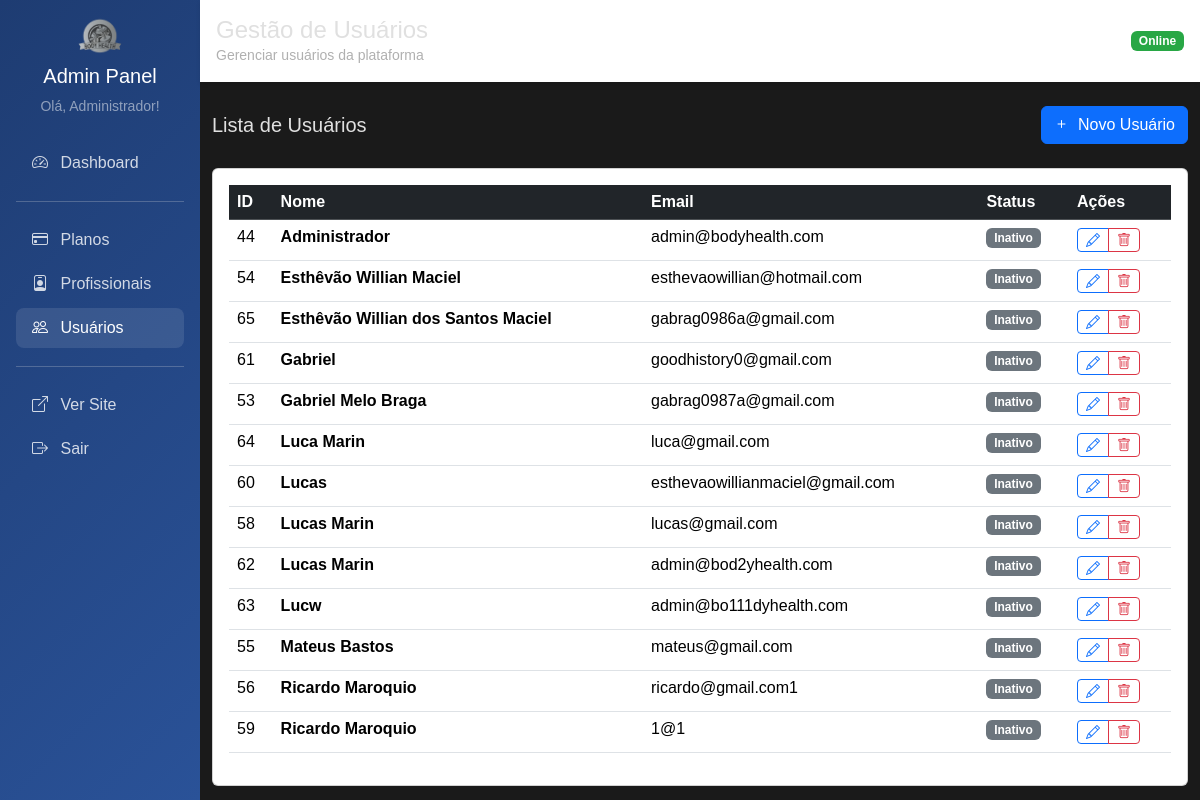
Page /admin/usuarios (signed in) on the committed database.
### tables this page shows
CREATE TABLE usuario (
    id INTEGER PRIMARY KEY AUTOINCREMENT,
    nome TEXT NOT NULL,
    email TEXT UNIQUE NOT NULL,
    senha TEXT NOT NULL,
    perfil TEXT NOT NULL DEFAULT 'cliente',
    foto TEXT,
    token_redefinicao TEXT,
    data_token TIMESTAMP,
    data_cadastro TIMESTAMP DEFAULT CURRENT_TIMESTAMP
);

### routes/register_admin_routes.py (the view)
    @app.get("/admin/usuarios")
    @requer_autenticacao(['admin'])
    async def admin_usuarios_listar(request: Request, usuario_logado: dict = Depends(obter_usuario_logado)):
        usuarios = usuario_repo.obter_todos()
        return templates.TemplateResponse("admin/usuarios/listar.html", {
            "request": request,
            "usuario": usuario_logado,
            "usuarios": usuarios
        })

### templates/admin/usuarios/listar.html (shortened to what this page needs)
{% extends "admin/base_admin.html" %}
{% block titulo %}Gestão de Usuários{% endblock %}
{% block subtitulo %}Gerenciar usuários da plataforma{% endblock %}
{% block content %}
<div class="d-flex justify-content-between align-items-center mb-4">
    <h5 class="mb-0">Lista de Usuários</h5>
    <a href="/admin/usuarios/novo" class="btn btn-primary">
        <i class="bi bi-plus me-1"></i> Novo Usuário
    </a>
</div>
<div class="card">
    <div class="card-body">
        {% if usuarios %}
        <div class="table-responsive">
            <table class="table table-hover">
                <thead class="table-dark">
                    <tr>
                        <th>ID</th>
                        <th>Nome</th>
                        <th>Email</th>
                        <th>Status</th>
                        <th>Ações</th>
                    </tr>
                </thead>
                <tbody>
                    {% for usuario in usuarios %}
                    <tr>
                        <td>{{ usuario.id }}</td>
                        <td><strong>{{ usuario.nome }}</strong></td>
                        <td>{{ usuario.email }}</td>
                        <td>
                            {% if usuario.ativo %}
                                <span class="badge bg-success">Ativo</span>
                            {% else %}
                                <span class="badge bg-secondary">Inativo</span>
                            {% endif %}
                        </td>
                        <td>
                            <div class="btn-group btn-group-sm">
                                <a href="/admin/usuarios/editar/{{ usuario.id }}" class="btn btn-outline-primary">
                                    <i class="bi bi-pencil"></i>
                                </a>
                                <button type="button" class="btn btn-outline-danger"
                                    onclick="confirmarExclusao({{ usuario.id }}, '{{ usuario.nome }}')">
                                    <i class="bi bi-trash"></i>
                                </button>
                            </div>
                        </td>
                    </tr>
                    {% endfor %}
                </tbody>
            </table>
        </div>
        {% endif %}
    </div>
</div>
<div class="position-fixed top-0 end-0 p-3" style="z-index: 1055">
</div>
{% endblock %}

### templates/admin/base_admin.html (shortened to what this page needs)
<html lang="pt-BR">
<head>
    <link href="https://cdn.jsdelivr.net/npm/bootstrap@5.3.3/dist/css/bootstrap.min.css" rel="stylesheet">
    <link href="https://cdn.jsdelivr.net/npm/bootstrap-icons@1.10.5/font/bootstrap-icons.css" rel="stylesheet">
    <link rel="stylesheet" href="/static/css/styles.css">
</head>
<body>
    <div class="container-fluid p-0">
        <div class="row g-0">
            <div class="col-md-3 col-lg-2">
                <div class="admin-sidebar p-3">
                    <div class="text-center mb-4">
                        <img src="/static/img/logo.png" height="40" alt="Body Health">
                        <h5 class="text-white mt-2">Admin Panel</h5>
                        <small class="text-white-50">Olá, {{ usuario.nome }}!</small>
                    </div>
                    <nav class="nav flex-column">
                        <a class="nav-link {% if request.url.path == '/admin' %}active{% endif %}" href="/admin">
                            <i class="bi bi-speedometer2 me-2"></i> Dashboard
                        </a>
                        <hr class="bg-white-50">
                        <a class="nav-link {% if '/admin/planos' in request.url.path %}active{% endif %}" href="/admin/planos">
                            <i class="bi bi-credit-card me-2"></i> Planos
                        </a>
                        <a class="nav-link {% if '/admin/profissionais' in request.url.path %}active{% endif %}" href="/admin/profissionais">
                            <i class="bi bi-person-badge me-2"></i> Profissionais
                        </a>
                        <a class="nav-link {% if '/admin/usuarios' in request.url.path %}active{% endif %}" href="/admin/usuarios">
                            <i class="bi bi-people me-2"></i> Usuários
                        </a>
                        <hr class="bg-white-50">
                        <a class="nav-link" href="/" target="_blank">
                            <i class="bi bi-box-arrow-up-right me-2"></i> Ver Site
                        </a>
                        <a class="nav-link" href="/logout">
                            <i class="bi bi-box-arrow-right me-2"></i> Sair
                        </a>
                    </nav>
                </div>
            </div>
            <div class="col-md-9 col-lg-10">
                <div class="admin-header p-3 mb-4">
                    <div class="d-flex justify-content-between align-items-center">
                        <div>
                            <h4 class="mb-0">{% block titulo %}Painel Administrativo{% endblock %}</h4>
                            <small class="text-muted">{% block subtitulo %}Body Health Admin{% endblock %}</small>
                        </div>
                        <div>
                            <span class="badge bg-success">Online</span>
                        </div>
                    </div>
                </div>
                <div class="container-fluid">
                    {% block content %}{% endblock %}
                </div>
            </div>
        </div>
    </div>
</body>
</html>

### static/css/styles.css (style rules this page uses)
:root { --dark-bg: #1a1a1a; --dark-card-bg: #2b2b2b; --dark-text-color: #e0e0e0; --dark-muted-text: #b0b0b0; --dark-border-color: #444444; --dark-shadow-color: rgba(0, 0, 0, 0.5); --highlight-yellow: #ffc107; --highlight-green: #28a745; --highlight-red: #dc3545; --light-banner-bg-start: #ffffff; --light-banner-bg-end: #eaeaea; --light-banner-text: #000000; }
body { background-color: var(--dark-bg); color: var(--dark-text-color); font-family: Arial, sans-serif; padding-top: 0px; }
.text-muted { color: var(--dark-muted-text) !important; }
.badge.bg-success { background-color: var(--highlight-green) !important; }

### templates/admin/base_admin.html (style rules this page uses)
.admin-sidebar { min-height: 100vh; background: linear-gradient(135deg, #1e3c72 0%, #2a5298 100%); }
.admin-sidebar .nav-link { color: rgba(255, 255, 255, 0.8); border-radius: 8px; margin: 2px 0; }
.admin-sidebar .nav-link:hover, .admin-sidebar .nav-link.active { color: white; background-color: rgba(255, 255, 255, 0.1); }
.admin-header { background: white; box-shadow: 0 2px 4px rgba(0,0,0,0.1); }

### rows in the picture
usuario: nome "Administrador", id "44", email "admin@bodyhealth.com"
usuario: id "54", nome "Esthêvão Willian Maciel", email "esthevaowillian@hotmail.com"
usuario: id "65", nome "Esthêvão Willian dos Santos Maciel", email "gabrag0986a@gmail.com"
usuario: id "61", nome "Gabriel", email "goodhistory0@gmail.com"
usuario: id "53", nome "Gabriel Melo Braga", email "gabrag0987a@gmail.com"
usuario: id "64", nome "Luca Marin", email "luca@gmail.com"
usuario: id "60", nome "Lucas", email "esthevaowillianmaciel@gmail.com"
usuario: id "58", nome "Lucas Marin", email "lucas@gmail.com"
usuario: id "62", nome "Lucas Marin", email "admin@bod2yhealth.com"
usuario: id "63", nome "Lucw", email "admin@bo111dyhealth.com"
usuario: id "55", nome "Mateus Bastos", email "mateus@gmail.com"
usuario: id "56", nome "Ricardo Maroquio", email "ricardo@gmail.com1"
usuario: id "59", nome "Ricardo Maroquio", email "1@1"
